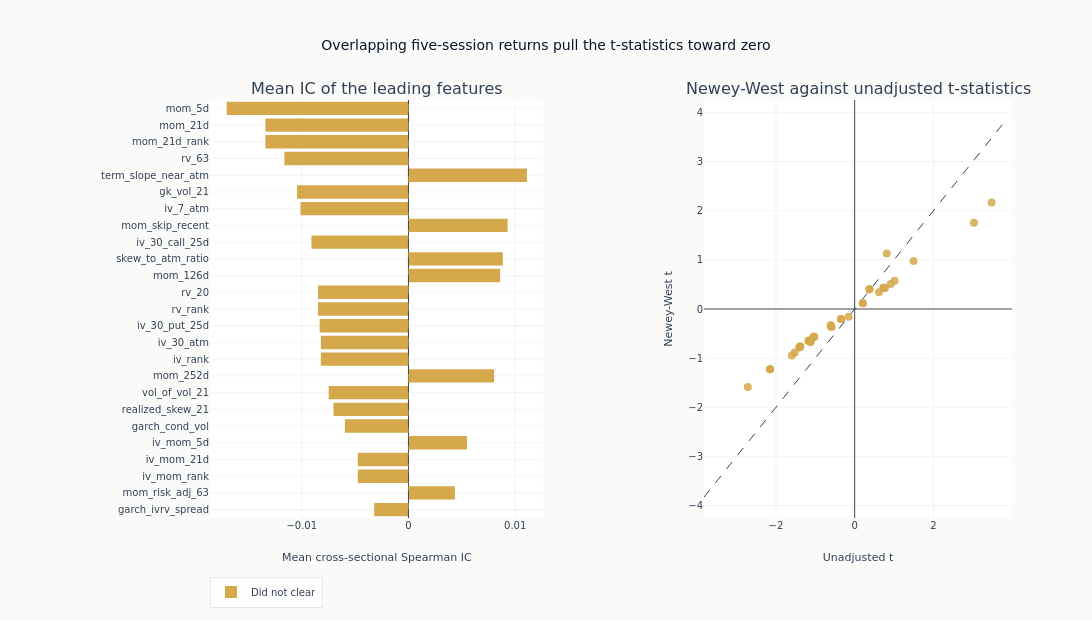

Notebook code for this chart:
### Markdown cell above
### Which features rank highest, and what the adjustment does to them

The left panel ranks the leading features by absolute mean information
coefficient, coloured by whether each cleared the false-discovery adjustment.
The right panel plots the Newey-West t-statistic against its unadjusted twin for
every feature in the searched set. A point on the dashed diagonal is a feature
whose sessions carried independent information; a point pulled toward zero off
it is one whose apparent significance came from the overlap between consecutive
five-session returns rather than from the size of its correlation. Bars run
horizontally because at this many feature names a rotated vertical axis is not
legible.

### Code cell
RANKED_FEATURES = 25
top = eval_summary.head(min(RANKED_FEATURES, len(eval_summary))).reverse()

fig = make_subplots(
    rows=1,
    cols=2,
    column_widths=[0.52, 0.48],
    subplot_titles=[
        "Mean IC of the leading features",
        "Newey-West against unadjusted t-statistics",
    ],
    horizontal_spacing=0.2,
)
for cleared, color, name in (
    (True, COLORS["blue"], "Cleared BH-FDR"),
    (False, COLORS["amber"], "Did not clear"),
):
    arm = top.filter(pl.col("fdr_sig").fill_null(False) == cleared)
    if not len(arm):
        continue
    _ = fig.add_trace(
        go.Bar(
            x=arm["ic_mean"].to_list(),
            y=arm["feature"].to_list(),
            orientation="h",
            marker_color=color,
            name=name,
        ),
        row=1,
        col=1,
    )
_ = fig.add_vline(
    x=0, line={"color": COLORS["neutral"], "width": 0.8, "dash": "dash"}, row=1, col=1
)

max_t = (
    max(
        eval_summary["naive_t"].cast(pl.Float64, strict=False).abs().max() or 1.0,
        eval_summary["hac_t"].cast(pl.Float64, strict=False).abs().max() or 1.0,
    )
    * 1.1
)
_ = fig.add_trace(
    go.Scatter(
        x=[-max_t, max_t],
        y=[-max_t, max_t],
        mode="lines",
        line={"dash": "dash", "color": COLORS["neutral"], "width": 1},
        showlegend=False,
    ),
    row=1,
    col=2,
)
for cleared, color, name in (
    (True, COLORS["blue"], "Cleared BH-FDR"),
    (False, COLORS["amber"], "Did not clear"),
):
    arm = eval_summary.filter(pl.col("fdr_sig").fill_null(False) == cleared)
    if not len(arm):
        continue
    _ = fig.add_trace(
        go.Scatter(
            x=arm["naive_t"].to_list(),
            y=arm["hac_t"].to_list(),
            mode="markers",
            marker={"color": color, "size": 8, "opacity": 0.85},
            text=arm["feature"].to_list(),
            name=name,
            showlegend=False,
        ),
        row=1,
        col=2,
    )
fig.update_layout(
    title="Overlapping five-session returns pull the t-statistics toward zero",
    height=620,
    width=1150,
    margin={"l": 210},
    legend={"orientation": "h", "y": -0.14},
)
# Two traces split the ranking by outcome, so the y order has to be restated or the
# categories fall in trace order and the ranking the panel exists to show is lost.
fig.update_yaxes(categoryorder="array", categoryarray=top["feature"].to_list(), row=1, col=1)
fig.update_xaxes(title_text="Mean cross-sectional Spearman IC", row=1, col=1)
fig.update_xaxes(title_text="Unadjusted t", row=1, col=2)
fig.update_yaxes(title_text="Newey-West t", row=1, col=2)
show_plotly_with_alt(
    fig,
    "Two panels. On the left, horizontal bars of mean information coefficient for the leading "
    "features, ordered by absolute size, spanning about minus 0.014 to plus 0.011; the momentum "
    "horizons and the realized volatility columns run negative and the near-term term slope, "
    "skip-month momentum and the skew ratio run positive. Every bar is drawn in the colour the "
    "chart uses for a feature that did not clear the false-discovery adjustment. On the right, "
    "the Newey-West t-statistic against its unadjusted twin for every feature in the searched "
    "set, with a dashed diagonal for equality. The points follow the diagonal in direction and "
    "lie inside it almost everywhere, and the contraction is largest where the unadjusted "
    "statistic is largest: an unadjusted t of about minus 2.7 maps to about minus 1.6, and one "
    "of about plus 3.5 to about plus 2.2. Four of the thirty-six move the other way, every one "
    "of them with a small unadjusted t, and only one is far enough from the diagonal to see - a "
    "point near plus 0.8 that rises to about plus 1.1.",
)

### Figure 1 — Plotly figure (JSON) as saved in the notebook; plotly's stock layout.template omitted (floating-point values rounded to 4 significant figures)
{"data": [{"marker": {"color": "#D4A84B"}, "name": "Did not clear", "orientation": "h", "type": "bar", "x": [-0.003217, 0.004349, -0.004748, -0.004748, 0.005478, -0.005954, -0.007024, -0.007473, 0.008031, -0.008204, -0.008204, -0.008325, -0.008471, -0.008471, 0.00859, 0.008845, -0.009092, 0.009295, -0.01012, -0.01044, 0.0111, -0.01163, -0.0134, -0.0134, -0.01704], "xaxis": "x", "y": ["garch_ivrv_spread", "mom_risk_adj_63", "iv_mom_rank", "iv_mom_21d", "iv_mom_5d", "garch_cond_vol", "realized_skew_21", "vol_of_vol_21", "mom_252d", "iv_rank", "iv_30_atm", "iv_30_put_25d", "rv_rank", "rv_20", "mom_126d", "skew_to_atm_ratio", "iv_30_call_25d", "mom_skip_recent", "iv_7_atm", "gk_vol_21", "term_slope_near_atm", "rv_63", "mom_21d_rank", "mom_21d", "mom_5d"], "yaxis": "y"}, {"line": {"color": "#334155", "dash": "dash", "width": 1}, "mode": "lines", "showlegend": false, "type": "scatter", "x": [-3.827, 3.827], "xaxis": "x2", "y": [-3.827, 3.827], "yaxis": "y2"}, {"marker": {"color": "#D4A84B", "opacity": 0.85, "size": 8}, "mode": "markers", "name": "Did not clear", "showlegend": false, "text": ["mom_5d", "mom_21d", "mom_21d_rank", "rv_63", "term_slope_near_atm", "gk_vol_21", "iv_7_atm", "mom_skip_recent", "iv_30_call_25d", "skew_to_atm_ratio", "mom_126d", "rv_20", "rv_rank", "iv_30_put_25d", "iv_30_atm", "iv_rank", "mom_252d", "vol_of_vol_21", "realized_skew_21", "garch_cond_vol", "iv_mom_5d", "iv_mom_21d", "iv_mom_rank", "mom_risk_adj_63", "garch_ivrv_spread", "skew_rank", "skew_rr_30_25d", "spread_atm_30", "d_skew_rr_30_25d", "mom_63d", "mom_63d_rank", "ivrv_spread", "vrp_rank", "d_iv_30_atm", "d_iv_rank", "garch_vol_surprise"], "type": "scatter", "x": [-2.716, -2.15, -2.15, -1.41, 3.479, -1.382, -1.384, 0.916, -1.18, 3.031, 1.015, -1.142, -1.142, -1.054, -1.029, -1.029, 0.7678, -1.595, -1.522, -0.6074, 1.498, -1.123, -1.123, 0.6174, -0.5841, 0.7314, 0.7314, -0.609, 0.8165, 0.2079, 0.2079, -0.3481, -0.3481, 0.3767, 0.3767, -0.1531], "xaxis": "x2", "y": [-1.59, -1.228, -1.228, -0.7853, 2.167, -0.7592, -0.766, 0.5081, -0.6458, 1.755, 0.5729, -0.6396, -0.6396, -0.5769, -0.5642, -0.5642, 0.4225, -0.9482, -0.8863, -0.3255, 0.9763, -0.6707, -0.6707, 0.3399, -0.3663, 0.432, 0.432, -0.3584, 1.128, 0.116, 0.116, -0.2058, -0.2058, 0.4008, 0.4008, -0.1553], "yaxis": "y2"}], "layout": {"annotations": [{"font": {"size": 16}, "showarrow": false, "text": "Mean IC of the leading features", "x": 0.208, "xanchor": "center", "xref": "paper", "y": 1.0, "yanchor": "bottom", "yref": "paper"}, {"font": {"size": 16}, "showarrow": false, "text": "Newey-West against unadjusted t-statistics", "x": 0.808, "xanchor": "center", "xref": "paper", "y": 1.0, "yanchor": "bottom", "yref": "paper"}], "height": 620, "legend": {"orientation": "h", "y": -0.14}, "margin": {"l": 210}, "shapes": [{"line": {"color": "#334155", "dash": "dash", "width": 0.8}, "type": "line", "x0": 0, "x1": 0, "xref": "x", "y0": 0, "y1": 1, "yref": "y domain"}], "title": {"text": "Overlapping five-session returns pull the t-statistics toward zero"}, "width": 1150, "xaxis": {"anchor": "y", "domain": [0.0, 0.416], "title": {"text": "Mean cross-sectional Spearman IC"}}, "xaxis2": {"anchor": "y2", "domain": [0.616, 1.0], "title": {"text": "Unadjusted t"}}, "yaxis": {"anchor": "x", "categoryarray": ["garch_ivrv_spread", "mom_risk_adj_63", "iv_mom_rank", "iv_mom_21d", "iv_mom_5d", "garch_cond_vol", "realized_skew_21", "vol_of_vol_21", "mom_252d", "iv_rank", "iv_30_atm", "iv_30_put_25d", "rv_rank", "rv_20", "mom_126d", "skew_to_atm_ratio", "iv_30_call_25d", "mom_skip_recent", "iv_7_atm", "gk_vol_21", "term_slope_near_atm", "rv_63", "mom_21d_rank", "mom_21d", "mom_5d"], "categoryorder": "array", "domain": [0.0, 1.0]}, "yaxis2": {"anchor": "x2", "domain": [0.0, 1.0], "title": {"text": "Newey-West t"}}}}
